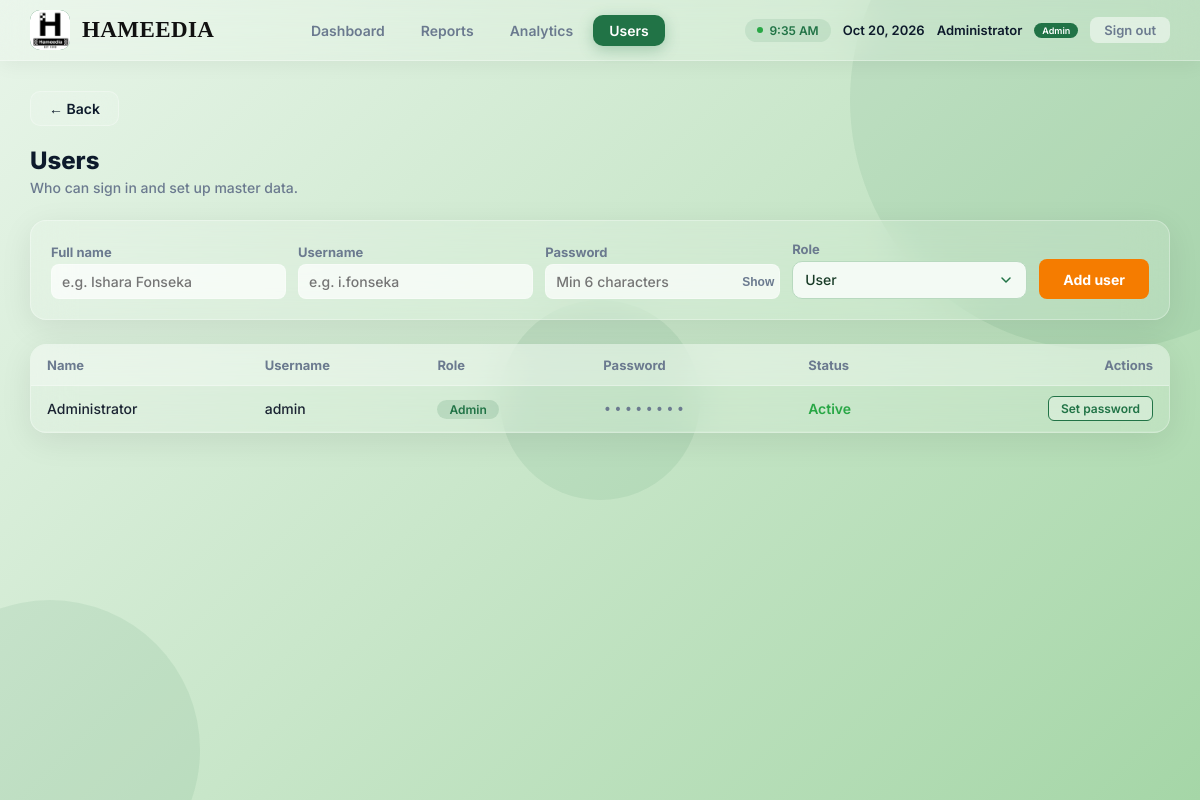
/users.php (signed in), run on the app's committed database.
### tables this page shows
CREATE TABLE IF NOT EXISTS users (
    id INT PRIMARY KEY AUTO_INCREMENT,
    username VARCHAR(50) UNIQUE NOT NULL,
    password VARCHAR(255) NOT NULL,
    full_name VARCHAR(100),
    role ENUM('admin', 'user') DEFAULT 'user',
    created_at TIMESTAMP DEFAULT CURRENT_TIMESTAMP 
);

### includes/auth.php (called while the page is built, shortened)
<?php
function isAdmin() {
    return isset($_SESSION['role']) && $_SESSION['role'] === 'admin';
}
function getAllUsers($conn) {
    $stmt = $conn->query("SELECT id, username, full_name, role, created_at FROM users ORDER BY created_at DESC");
    return $stmt->fetchAll(PDO::FETCH_ASSOC);
}
?>

### users.php (the view, shortened to what this page needs)
<?php
require_once 'includes/auth.php';
$conn = getDB();
$users = getAllUsers($conn);
$current_user = $_SESSION['full_name'] ?? $_SESSION['username'] ?? 'User';
?>
<!DOCTYPE html>
<html lang="en">
<head>
</head>
<body>
    <div class="bg-shapes">
        <div class="shape shape-1"></div>
        <div class="shape shape-2"></div>
        <div class="shape shape-3"></div>
    </div>
    <div class="topbar">
        <a href="dashboard.php" class="logo-mark">
            <img src="assets/images/logo.png" alt="H" class="logo-icon" style="object-fit:cover;">
            <span class="logo-text">HAMEEDIA</span>
        </a>
        <nav class="topnav">
            <a href="dashboard.php">Dashboard</a>
            <a href="reports.php">Reports</a>
            <a href="analytics.php">Analytics</a>
            <a href="users.php" class="active">Users</a>
        </nav>
        <div class="right">
            <span class="live-chip"><span class="live-dot"></span><span id="live-clock">--:--</span></span>
            <span class="date-display"><?php echo date('M d, Y'); ?></span>
            <span class="user-name"><?php echo htmlspecialchars($current_user); ?></span>
            <?php if (isAdmin()): ?>
            <span class="admin-badge">Admin</span>
            <?php endif; ?>
            <a href="logout.php" class="logout">Sign out</a>
        </div>
    </div>
    <div class="wrap">
        <a href="#" class="back-button" onclick="history.back(); return false;">
            ← Back
        </a>
        <div class="users-head">
            <div>
                <h2>Users</h2>
                <p>Who can sign in and set up master data.</p>
            </div>
        </div>
        <div class="add-user-form">
            <div class="field">
                <label>Full name</label>
                <input id="user-name" type="text" placeholder="e.g. Ishara Fonseka">
            </div>
            <div class="field">
                <label>Username</label>
                <input id="user-username" type="text" placeholder="e.g. i.fonseka">
            </div>
            <div class="field">
                <label>Password</label>
                <div style="position:relative;">
                    <input id="user-password" type="password" placeholder="Min 6 characters" style="width:100%;padding:8px 34px 8px 10px;border:1px solid var(--glass-border);border-radius:8px;font-size:14px;font-weight:500;font-family:'Inter';background:rgba(255,255,255,0.7);">
                    <button type="button" onclick="togglePasswordVisibility('user-password',this)"
                        style="position:absolute;right:6px;top:50%;transform:translateY(-50%);background:none;border:none;cursor:pointer;color:var(--steel);font-size:12px;font-weight:600;">Show</button>
                </div>
            </div>
            <div class="field">
                <label>Role</label>
            </div>
            <button class="btn-amber" onclick="addUser()">Add user</button>
        </div>
        <div class="users-table">
            <table>
                <thead>
                    <tr>
                        <th>Name</th>
                        <th>Username</th>
                        <th>Role</th>
                        <th>Password</th>
                        <th>Status</th>
                        <th style="text-align:right;">Actions</th>
                    </tr>
                </thead>
                <tbody id="users-body">
                    <?php foreach ($users as $user): ?>
                    <tr>
                        <td><?php echo htmlspecialchars($user['full_name'] ?? $user['username']); ?></td>
                        <td><?php echo htmlspecialchars($user['username']); ?></td>
                        <td><span class="role-badge <?php echo $user['role'] === 'admin' ? 'role-admin' : 'role-user'; ?>"><?php echo ucfirst($user['role']); ?></span></td>
                        <td><span class="password-hidden">••••••••</span></td>
                        <td><span class="status-active">Active</span></td>
                        <td style="text-align:right;">
                            <div class="actions" style="justify-content:flex-end;">
                                <button class="btn-outline-sm" onclick="openPasswordModal(<?php echo $user['id']; ?>, '<?php echo htmlspecialchars($user['username'], ENT_QUOTES); ?>')">Set password</button>
                            </div>
                        </td>
                    </tr>
                    <?php endforeach; ?>
                </tbody>
            </table>
        </div>
    </div>
</body>
</html>

### data on the page
users: full_name "Administrator", username "admin", role "Admin"

### other printed values
$current_user "Administrator"
